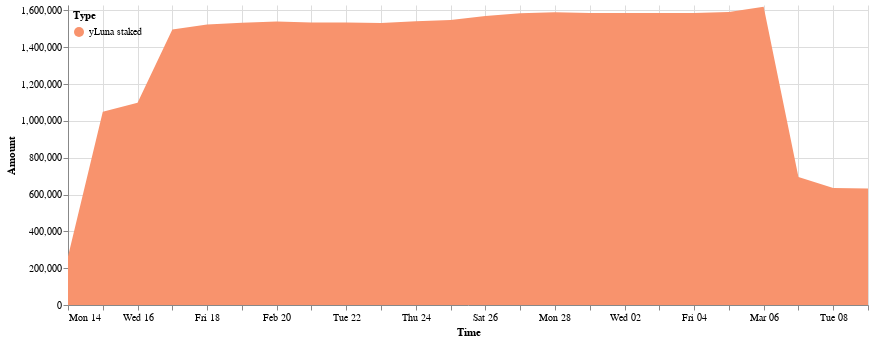

Notebook cell for this chart:
### Code cell
domain = ['yLuna staked']
range_ = ['#f8936d']
cp.get_yluna_time_area_chart(daily_delta_stk, 
               alt.Scale(domain=domain, range=range_),
               min_date = daily_delta_stk.Time.min(),
               max_date = daily_delta_stk.Time.max(),
               top_padding = 10000
        ).properties(width=800).configure_view(strokeOpacity=0)

### Figure 1 — Vega-Lite specification as saved in the notebook (floating-point values rounded to 4 significant figures)
{"config": {"view": {"continuousWidth": 400, "continuousHeight": 300, "strokeOpacity": 0}}, "data": {"name": "data-8bf921ea23329bef4adec823a12879cf"}, "mark": "area", "encoding": {"color": {"field": "Type", "legend": {"direction": "vertical", "legendY": 0, "orient": "none", "padding": 5}, "scale": {"domain": ["yLuna staked"], "range": ["#f8936d"]}, "type": "nominal"}, "tooltip": [{"field": "Time", "format": "%Y-%m-%d", "type": "temporal"}, {"field": "Type", "type": "nominal"}, {"field": "Amount (millions)", "type": "nominal"}], "x": {"field": "Time", "scale": {"domain": ["2022-02-14", "2022-03-09"]}, "type": "temporal"}, "y": {"field": "Amount", "scale": {"domain": [0, 1630000.0]}, "type": "quantitative"}}, "width": 800, "$schema": "https://vega.github.io/schema/vega-lite/v4.17.0.json", "datasets": {"data-8bf921ea23329bef4adec823a12879cf": [{"Time": "2022-02-14", "Amount signed": 264000.0, "Amount": 264000.0, "Type": "yLuna staked", "Amount (millions)": "0.26M"}, {"Time": "2022-02-15", "Amount signed": 785400.0, "Amount": 1049000.0, "Type": "yLuna staked", "Amount (millions)": "1.05M"}, {"Time": "2022-02-16", "Amount signed": 48820.0, "Amount": 1098000.0, "Type": "yLuna staked", "Amount (millions)": "1.1M"}, {"Time": "2022-02-17", "Amount signed": 398600.0, "Amount": 1497000.0, "Type": "yLuna staked", "Amount (millions)": "1.5M"}, {"Time": "2022-02-18", "Amount signed": 26480.0, "Amount": 1523000.0, "Type": "yLuna staked", "Amount (millions)": "1.52M"}, {"Time": "2022-02-19", "Amount signed": 9947.0, "Amount": 1533000.0, "Type": "yLuna staked", "Amount (millions)": "1.53M"}, {"Time": "2022-02-20", "Amount signed": 6690.0, "Amount": 1540000.0, "Type": "yLuna staked", "Amount (millions)": "1.54M"}, {"Time": "2022-02-21", "Amount signed": -5372.0, "Amount": 1534000.0, "Type": "yLuna staked", "Amount (millions)": "1.53M"}, {"Time": "2022-02-22", "Amount signed": -340.6, "Amount": 1534000.0, "Type": "yLuna staked", "Amount (millions)": "1.53M"}, {"Time": "2022-02-23", "Amount signed": -1892.0, "Amount": 1532000.0, "Type": "yLuna staked", "Amount (millions)": "1.53M"}, {"Time": "2022-02-24", "Amount signed": 9216.0, "Amount": 1541000.0, "Type": "yLuna staked", "Amount (millions)": "1.54M"}, {"Time": "2022-02-25", "Amount signed": 6565.0, "Amount": 1548000.0, "Type": "yLuna staked", "Amount (millions)": "1.55M"}, {"Time": "2022-02-26", "Amount signed": 21590.0, "Amount": 1570000.0, "Type": "yLuna staked", "Amount (millions)": "1.57M"}, {"Time": "2022-02-27", "Amount signed": 15350.0, "Amount": 1585000.0, "Type": "yLuna staked", "Amount (millions)": "1.58M"}, {"Time": "2022-02-28", "Amount signed": 5056.0, "Amount": 1590000.0, "Type": "yLuna staked", "Amount (millions)": "1.59M"}, {"Time": "2022-03-01", "Amount signed": -3479.0, "Amount": 1587000.0, "Type": "yLuna staked", "Amount (millions)": "1.59M"}, {"Time": "2022-03-02", "Amount signed": -801.9, "Amount": 1586000.0, "Type": "yLuna staked", "Amount (millions)": "1.59M"}, {"Time": "2022-03-03", "Amount signed": -37.23, "Amount": 1586000.0, "Type": "yLuna staked", "Amount (millions)": "1.59M"}, {"Time": "2022-03-04", "Amount signed": 980.6, "Amount": 1587000.0, "Type": "yLuna staked", "Amount (millions)": "1.59M"}, {"Time": "2022-03-05", "Amount signed": 5166.0, "Amount": 1592000.0, "Type": "yLuna staked", "Amount (millions)": "1.59M"}, {"Time": "2022-03-06", "Amount signed": 27690.0, "Amount": 1620000.0, "Type": "yLuna staked", "Amount (millions)": "1.62M"}, {"Time": "2022-03-07", "Amount signed": -924800.0, "Amount": 694700.0, "Type": "yLuna staked", "Amount (millions)": "0.69M"}, {"Time": "2022-03-08", "Amount signed": -58730.0, "Amount": 636000.0, "Type": "yLuna staked", "Amount (millions)": "0.64M"}, {"Time": "2022-03-09", "Amount signed": -2615.0, "Amount": 633400.0, "Type": "yLuna staked", "Amount (millions)": "0.63M"}]}}
